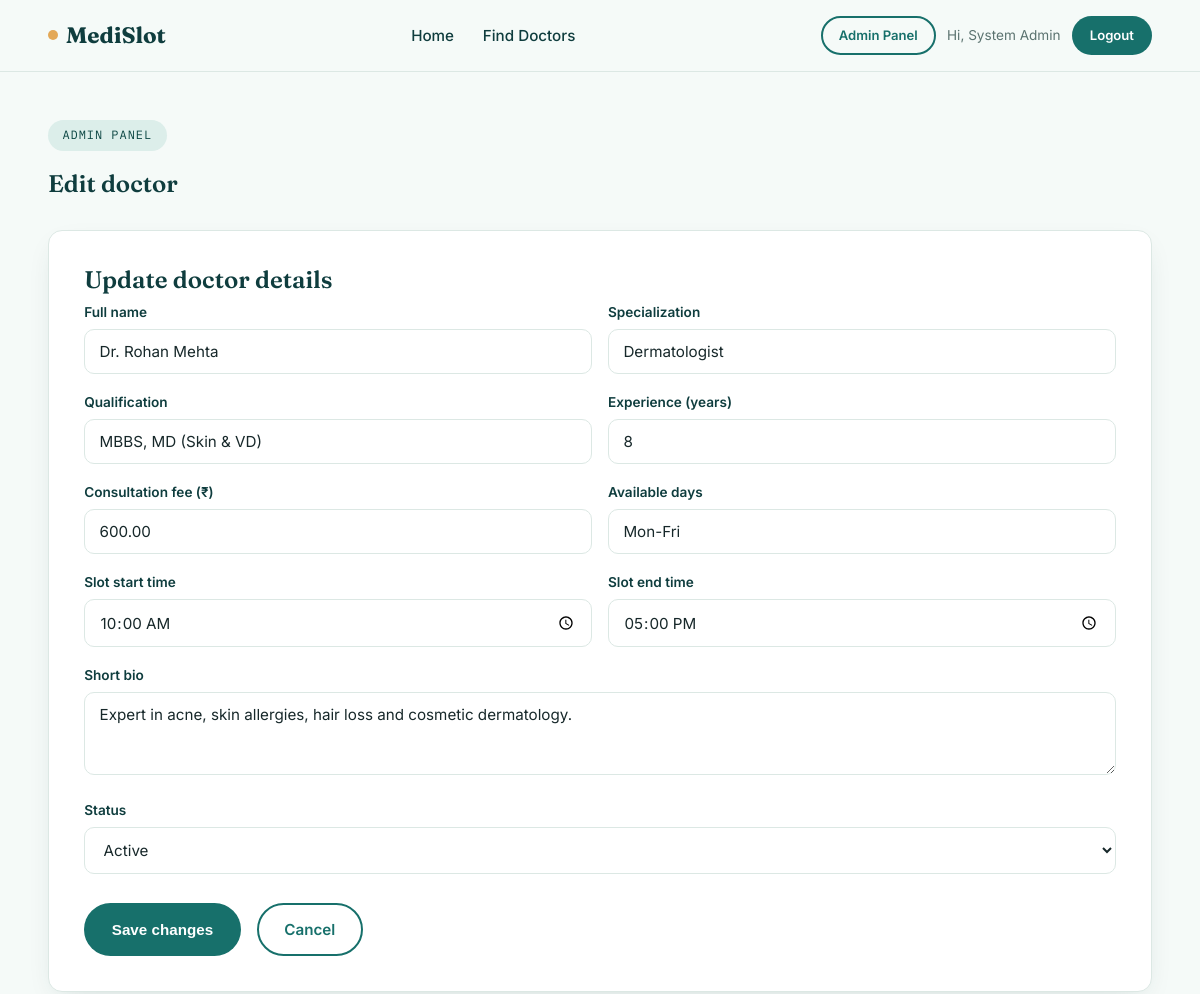
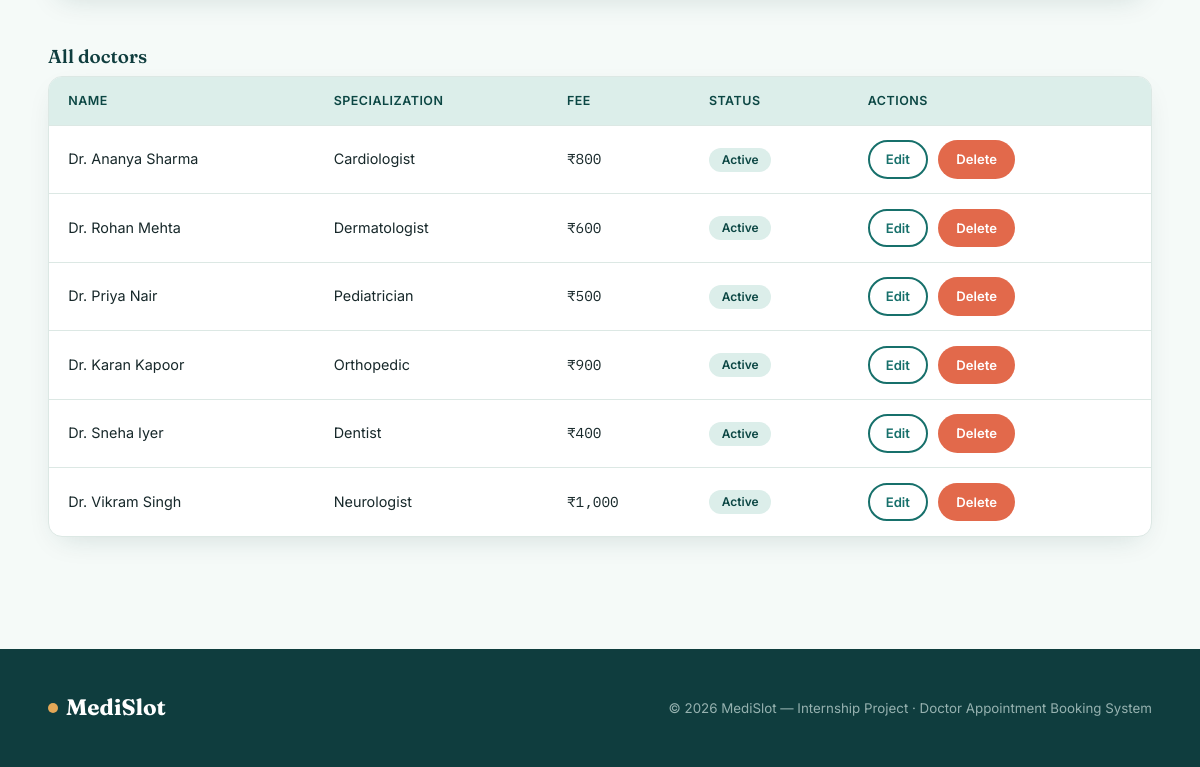
/admin/manage_doctors.php?edit=2 (signed in), run on the app's committed database (2 pictures, top to bottom).
### tables this page shows
CREATE TABLE doctors (
    id INT AUTO_INCREMENT PRIMARY KEY,
    name VARCHAR(100) NOT NULL,
    specialization VARCHAR(100) NOT NULL,
    qualification VARCHAR(150) DEFAULT NULL,
    experience_years INT DEFAULT 0,
    fee DECIMAL(8,2) DEFAULT 0.00,
    photo VARCHAR(255) DEFAULT NULL,
    available_days VARCHAR(100) DEFAULT 'Mon-Sat',
    slot_start TIME DEFAULT '09:00:00',
    slot_end TIME DEFAULT '17:00:00',
    bio TEXT,
    status ENUM('active','inactive') DEFAULT 'active',
    created_at TIMESTAMP DEFAULT CURRENT_TIMESTAMP
);

### admin/manage_doctors.php (the view, shortened to what this page needs)
<?php
require_once '../config.php';
$editing = null;
if (isset($_GET['edit'])) {
    $id = (int) $_GET['edit'];
    $stmt = $conn->prepare("SELECT * FROM doctors WHERE id = ?");
    $stmt->bind_param('i', $id);
    $stmt->execute();
    $editing = $stmt->get_result()->fetch_assoc();
}
$doctors = $conn->query("SELECT * FROM doctors ORDER BY created_at DESC");
include '../includes/header.php';
?>
<section class="section" style="padding-top:3rem;">
  <div class="container">
    <div class="section-head" style="text-align:left;margin-bottom:2rem;max-width:none;">
      <span class="eyebrow">Admin panel</span>
      <h2><?php echo $editing ? 'Edit doctor' : 'Manage Doctors'; ?></h2>
    </div>
    <div class="form-card" style="max-width:none;margin-bottom:3rem;">
      <h2 style="text-align:left;"><?php echo $editing ? 'Update doctor details' : 'Add a new doctor'; ?></h2>
      <form method="POST" class="needs-validation" novalidate>
        <div class="field-row">
          <div class="field">
            <label for="name">Full name</label>
            <input type="text" id="name" name="name" required placeholder="Dr. Full Name" value="<?php echo $editing ? htmlspecialchars($editing['name']) : ''; ?>">
          </div>
          <div class="field">
            <label for="specialization">Specialization</label>
            <input type="text" id="specialization" name="specialization" required placeholder="e.g. Cardiologist" value="<?php echo $editing ? htmlspecialchars($editing['specialization']) : ''; ?>">
          </div>
        </div>
        <div class="field-row">
          <div class="field">
            <label for="qualification">Qualification</label>
            <input type="text" id="qualification" name="qualification" placeholder="MBBS, MD" value="<?php echo $editing ? htmlspecialchars($editing['qualification']) : ''; ?>">
          </div>
          <div class="field">
            <label for="experience_years">Experience (years)</label>
            <input type="number" id="experience_years" name="experience_years" min="0" value="<?php echo $editing ? (int)$editing['experience_years'] : 0; ?>">
          </div>
        </div>
        <div class="field-row">
          <div class="field">
            <label for="fee">Consultation fee (₹)</label>
            <input type="number" id="fee" name="fee" min="0" step="0.01" value="<?php echo $editing ? $editing['fee'] : 0; ?>">
          </div>
          <div class="field">
            <label for="available_days">Available days</label>
            <input type="text" id="available_days" name="available_days" placeholder="Mon-Sat" value="<?php echo $editing ? htmlspecialchars($editing['available_days']) : 'Mon-Sat'; ?>">
          </div>
        </div>
        <div class="field-row">
          <div class="field">
            <label for="slot_start">Slot start time</label>
            <input type="time" id="slot_start" name="slot_start" value="<?php echo $editing ? substr($editing['slot_start'],0,5) : '09:00'; ?>">
          </div>
          <div class="field">
            <label for="slot_end">Slot end time</label>
            <input type="time" id="slot_end" name="slot_end" value="<?php echo $editing ? substr($editing['slot_end'],0,5) : '17:00'; ?>">
          </div>
        </div>
        <div class="field">
          <label for="bio">Short bio</label>
          <textarea id="bio" name="bio" rows="3"><?php echo $editing ? htmlspecialchars($editing['bio']) : ''; ?></textarea>
        </div>
        <div class="field">
          <label for="status">Status</label>
          <select id="status" name="status">
            <option value="active" <?php echo (!$editing || $editing['status']==='active') ? 'selected':''; ?>>Active</option>
          </select>
        </div>
        <div class="hero-actions">
          <button type="submit" class="btn btn-primary"><?php echo $editing ? 'Save changes' : 'Add doctor'; ?></button>
          <?php if ($editing): ?><a href="manage_doctors.php" class="btn btn-outline">Cancel</a><?php endif; ?>
        </div>
      </form>
    </div>
    <h3>All doctors</h3>
    <div class="table-wrap">
      <table>
        <thead>
          <tr><th>Name</th><th>Specialization</th><th>Fee</th><th>Status</th><th>Actions</th></tr>
        </thead>
        <tbody>
          <?php while ($d = $doctors->fetch_assoc()): ?>
          <tr>
            <td><?php echo htmlspecialchars($d['name']); ?></td>
            <td><?php echo htmlspecialchars($d['specialization']); ?></td>
            <td class="mono">₹<?php echo number_format($d['fee'],0); ?></td>
            <td><span class="status status-<?php echo $d['status']==='active'?'confirmed':'cancelled'; ?>"><?php echo $d['status']; ?></span></td>
            <td>
              <a href="manage_doctors.php?edit=<?php echo $d['id']; ?>" class="btn btn-outline btn-sm">Edit</a>
              <a href="manage_doctors.php?delete=<?php echo $d['id']; ?>" class="btn btn-danger btn-sm confirm-delete">Delete</a>
            </td>
          </tr>
          <?php endwhile; ?>
        </tbody>
      </table>
    </div>
  </div>
</section>
<?php include '../includes/footer.php'; ?>

### css/style.css (style rules this page uses)
:root { --ink: #0F3D3E; --teal: #17706B; --teal-dark: #0C4744; --teal-tint: #DCEEEA; --bg: #F5FAF8; --amber: #E3A857; --amber-dark: #C98A38; --coral: #E2694B; --text: #17282A; --muted: #5B7370; --white: #FFFFFF; --border: #DCE8E4; --shadow: 0 10px 30px -12px rgba(15,61,62,0.18); --radius: 14px; }
* { box-sizing:border-box; }
html { scroll-behavior:smooth; }
body { margin:0; font-family:'Inter',sans-serif; background:var(--bg); color:var(--text); line-height:1.55; -webkit-font-smoothing:antialiased; }
h1,h2,h3,h4 { font-family:'Fraunces',serif; color:var(--ink); margin:0 0 .5rem; line-height:1.15; font-weight:600; }
a { color:var(--teal); text-decoration:none; }
.mono { font-family:'IBM Plex Mono',monospace; }
.container { width:92%; max-width:1180px; margin:0 auto; }
.btn { display:inline-flex; align-items:center; justify-content:center; gap:.5rem; padding:.8rem 1.6rem; border-radius:999px; font-weight:600; font-size:.95rem; border:2px solid transparent; cursor:pointer; transition:.2s ease; text-decoration:none; }
.btn-primary { background:var(--teal); color:var(--white); }
.btn-outline { background:transparent; border-color:var(--teal); color:var(--teal); }
.btn-danger { background:var(--coral); color:var(--white); }
.btn-sm { padding:.45rem 1rem; font-size:.82rem; }
.eyebrow { display:inline-flex; align-items:center; gap:.5rem; font-family:'IBM Plex Mono',monospace; font-size:.75rem; letter-spacing:.08em; text-transform:uppercase; color:var(--teal-dark); background:var(--teal-tint); padding:.4rem .9rem; border-radius:999px; margin-bottom:1.2rem; }
.hero-actions { display:flex; gap:1rem; margin-top:1.8rem; flex-wrap:wrap; }
.section { padding:4rem 0; }
.section-head { text-align:center; max-width:640px; margin:0 auto 2.6rem; }
.section-head .eyebrow { margin-inline:auto; }
.status { padding:.28rem .8rem; border-radius:999px; font-size:.75rem; font-weight:600; text-transform:capitalize; }
.status-confirmed { background:#DCEEEA; color:var(--teal-dark); }
.form-card { background:var(--white); border:1px solid var(--border); border-radius:var(--radius); box-shadow:var(--shadow); padding:2.2rem; max-width:520px; margin:0 auto; }
.form-card h2 { text-align:center; }
.field { margin-bottom:1.1rem; }
.field label { display:block; font-size:.85rem; font-weight:600; color:var(--ink); margin-bottom:.4rem; }
.field input, .field select, .field textarea { width:100%; padding:.75rem .9rem; border:1.5px solid var(--border); border-radius:10px; font-family:'Inter',sans-serif; font-size:.95rem; color:var(--text); background:var(--white); transition:.15s ease; }
.field-row { display:grid; grid-template-columns:1fr 1fr; gap:1rem; }
.table-wrap { background:var(--white); border:1px solid var(--border); border-radius:var(--radius); overflow:hidden; box-shadow:var(--shadow); }
table { width:100%; border-collapse:collapse; }
th, td { text-align:left; padding:.9rem 1.2rem; font-size:.9rem; border-bottom:1px solid var(--border); }
th { background:var(--teal-tint); color:var(--teal-dark); font-weight:600; font-size:.78rem; text-transform:uppercase; letter-spacing:.04em; }
tr:last-child td { border-bottom:none; }
td .btn { margin-right:.4rem; }

### data on the page
doctors: name "Dr. Rohan Mehta", specialization "Dermatologist", qualification "MBBS, MD (Skin & VD)", experience_years "8", fee "600.00", available_days "Mon-Fri", slot_start "10:00", slot_end "17:00", bio "Expert in acne, skin allergies, hair loss and cosmetic dermatology.", status "Active", fee "600"
doctors: name "Dr. Ananya Sharma", specialization "Cardiologist", fee "800", status "Active"
doctors: name "Dr. Priya Nair", specialization "Pediatrician", fee "500", status "Active"
doctors: name "Dr. Karan Kapoor", specialization "Orthopedic", fee "900", status "Active"
doctors: name "Dr. Sneha Iyer", specialization "Dentist", fee "400", status "Active"
doctors: name "Dr. Vikram Singh", specialization "Neurologist", fee "1,000", status "Active"

### other printed values
$_SESSION['name'] "System Admin"
